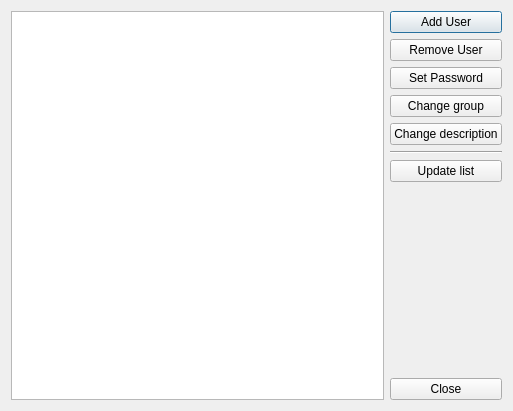
<?xml version="1.0" encoding="UTF-8"?>
<ui version="4.0">
 <class>ManageUsersDialog</class>
 <widget class="QDialog" name="ManageUsersDialog">
  <property name="geometry">
   <rect>
    <x>0</x>
    <y>0</y>
    <width>513</width>
    <height>411</height>
   </rect>
  </property>
  <property name="windowTitle">
   <string>Users Dialog</string>
  </property>
  <layout class="QHBoxLayout" name="horizontalLayout">
   <item>
    <widget class="QTableView" name="view">
     <property name="editTriggers">
      <set>QAbstractItemView::NoEditTriggers</set>
     </property>
     <property name="selectionMode">
      <enum>QAbstractItemView::SingleSelection</enum>
     </property>
     <property name="selectionBehavior">
      <enum>QAbstractItemView::SelectRows</enum>
     </property>
     <attribute name="horizontalHeaderStretchLastSection">
      <bool>true</bool>
     </attribute>
    </widget>
   </item>
   <item>
    <layout class="QVBoxLayout" name="verticalLayout">
     <item>
      <widget class="QPushButton" name="addUserButton">
       <property name="text">
        <string>Add User</string>
       </property>
      </widget>
     </item>
     <item>
      <widget class="QPushButton" name="removeUserButton">
       <property name="text">
        <string>Remove User</string>
       </property>
      </widget>
     </item>
     <item>
      <widget class="QPushButton" name="setPasswordButton">
       <property name="text">
        <string>Set Password</string>
       </property>
      </widget>
     </item>
     <item>
      <widget class="QPushButton" name="changeGroupButton">
       <property name="text">
        <string>Change group</string>
       </property>
      </widget>
     </item>
     <item>
      <widget class="QPushButton" name="changeDescriptionButton">
       <property name="text">
        <string>Change description</string>
       </property>
      </widget>
     </item>
     <item>
      <widget class="Line" name="line">
       <property name="orientation">
        <enum>Qt::Horizontal</enum>
       </property>
      </widget>
     </item>
     <item>
      <widget class="QPushButton" name="updateListButton">
       <property name="text">
        <string>Update list</string>
       </property>
      </widget>
     </item>
     <item>
      <spacer name="verticalSpacer">
       <property name="orientation">
        <enum>Qt::Vertical</enum>
       </property>
       <property name="sizeHint" stdset="0">
        <size>
         <width>20</width>
         <height>40</height>
        </size>
       </property>
      </spacer>
     </item>
     <item>
      <widget class="QPushButton" name="closeButton">
       <property name="text">
        <string>Close</string>
       </property>
      </widget>
     </item>
    </layout>
   </item>
  </layout>
 </widget>
 <tabstops>
  <tabstop>addUserButton</tabstop>
  <tabstop>removeUserButton</tabstop>
  <tabstop>setPasswordButton</tabstop>
  <tabstop>changeGroupButton</tabstop>
  <tabstop>changeDescriptionButton</tabstop>
  <tabstop>updateListButton</tabstop>
  <tabstop>closeButton</tabstop>
  <tabstop>view</tabstop>
 </tabstops>
 <resources/>
 <connections/>
</ui>
